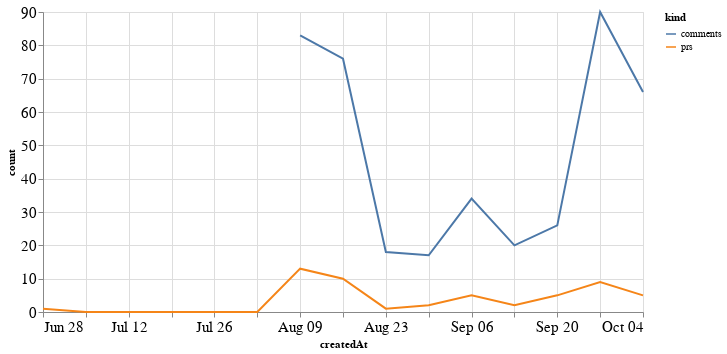

Here is the notebook cell this chart was saved with:
### Code cell
alt.Chart(total_time, width=600).mark_line().encode(
    x='createdAt',
    y='count',
    color='kind'
)

### Figure 1 — Vega-Lite specification as saved in the notebook (floating-point values rounded to 4 significant figures)
{"config": {"axisLeft": {"labelFontSize": 15}, "axisBottom": {"labelFontSize": 15}}, "data": {"name": "data-4fc20725cd50bc693bf5113e6255c267"}, "mark": "line", "encoding": {"color": {"type": "nominal", "field": "kind"}, "x": {"type": "temporal", "field": "createdAt"}, "y": {"type": "quantitative", "field": "count"}}, "width": 600, "$schema": "https://vega.github.io/schema/vega-lite/v4.8.1.json", "datasets": {"data-4fc20725cd50bc693bf5113e6255c267": [{"createdAt": "2020-06-28T00:00:00", "kind": "prs", "count": 1.0}, {"createdAt": "2020-07-05T00:00:00", "kind": "prs", "count": 0.0}, {"createdAt": "2020-07-12T00:00:00", "kind": "prs", "count": 0.0}, {"createdAt": "2020-07-19T00:00:00", "kind": "prs", "count": 0.0}, {"createdAt": "2020-07-26T00:00:00", "kind": "prs", "count": 0.0}, {"createdAt": "2020-08-02T00:00:00", "kind": "prs", "count": 0.0}, {"createdAt": "2020-08-09T00:00:00", "kind": "prs", "count": 13.0}, {"createdAt": "2020-08-16T00:00:00", "kind": "prs", "count": 10.0}, {"createdAt": "2020-08-23T00:00:00", "kind": "prs", "count": 1.0}, {"createdAt": "2020-08-30T00:00:00", "kind": "prs", "count": 2.0}, {"createdAt": "2020-09-06T00:00:00", "kind": "prs", "count": 5.0}, {"createdAt": "2020-09-13T00:00:00", "kind": "prs", "count": 2.0}, {"createdAt": "2020-09-20T00:00:00", "kind": "prs", "count": 5.0}, {"createdAt": "2020-09-27T00:00:00", "kind": "prs", "count": 9.0}, {"createdAt": "2020-10-04T00:00:00", "kind": "prs", "count": 5.0}, {"createdAt": "2020-06-28T00:00:00", "kind": "comments", "count": null}, {"createdAt": "2020-07-05T00:00:00", "kind": "comments", "count": null}, {"createdAt": "2020-07-12T00:00:00", "kind": "comments", "count": null}, {"createdAt": "2020-07-19T00:00:00", "kind": "comments", "count": null}, {"createdAt": "2020-07-26T00:00:00", "kind": "comments", "count": null}, {"createdAt": "2020-08-02T00:00:00", "kind": "comments", "count": null}, {"createdAt": "2020-08-09T00:00:00", "kind": "comments", "count": 83.0}, {"createdAt": "2020-08-16T00:00:00", "kind": "comments", "count": 76.0}, {"createdAt": "2020-08-23T00:00:00", "kind": "comments", "count": 18.0}, {"createdAt": "2020-08-30T00:00:00", "kind": "comments", "count": 17.0}, {"createdAt": "2020-09-06T00:00:00", "kind": "comments", "count": 34.0}, {"createdAt": "2020-09-13T00:00:00", "kind": "comments", "count": 20.0}, {"createdAt": "2020-09-20T00:00:00", "kind": "comments", "count": 26.0}, {"createdAt": "2020-09-27T00:00:00", "kind": "comments", "count": 90.0}, {"createdAt": "2020-10-04T00:00:00", "kind": "comments", "count": 66.0}]}}
